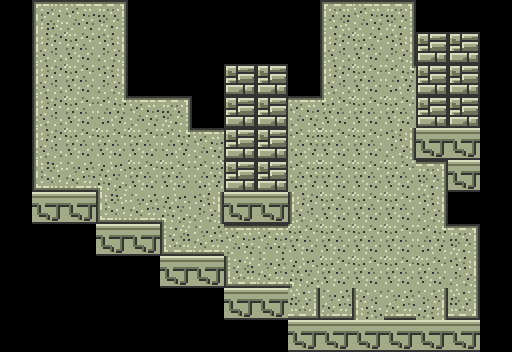

The image is a tile-based game level rendered from a .tmx file. Its description and source (layers, tilesets, objects; grid data summarised) follow:
An orthogonal 16x11 tile map with 32x32 px tiles, 2 tile layers (level, ents).

<map version="1.0" orientation="orthogonal" width="16" height="11" tilewidth="32" tileheight="32">
 <tileset firstgid="1" name="gameboy" tilewidth="32" tileheight="32">
  <image source="gameboy_tileset.png" width="192" height="384" />
  <terraintypes>
   <terrain name="gravel" tile="15" />
  </terraintypes>
  <tile id="0" terrain=",,,0" />
  <tile id="1" terrain=",,0,0" />
  <tile id="2" terrain=",0,,0" />
  <tile id="3" terrain="0,,0," />
  <tile id="4" terrain=",,,0" />
  <tile id="5" terrain=",,0," />
  <tile id="6" terrain=",0,," />
  <tile id="7" terrain="0,0,," />
  <tile id="8" terrain=",0,," />
  <tile id="9" terrain="0,,," />
  <tile id="12" terrain="0,0,0," />
  <tile id="13" terrain="0,0,,0" />
  <tile id="16" terrain="0,0,0,0" />
  <tile id="18" terrain="0,,0,0" />
  <tile id="19" terrain=",0,0,0" />
  <tile id="36">
   <properties>
    <property name="walkable" value="0" />
   </properties>
  </tile>
  <tile id="70">
   <properties>
    <property name="walkable" value="0" />
   </properties>
  </tile>
 </tileset>
 <layer name="level" width="16" height="11">
  <data>[176 cells, 114 non-empty, 17 distinct tile ids]</data>
 </layer>
 <layer name="ents" width="16" height="11">
  <data>[176 cells, 3 non-empty, 3 distinct tile ids]</data>
 </layer>
</map>
